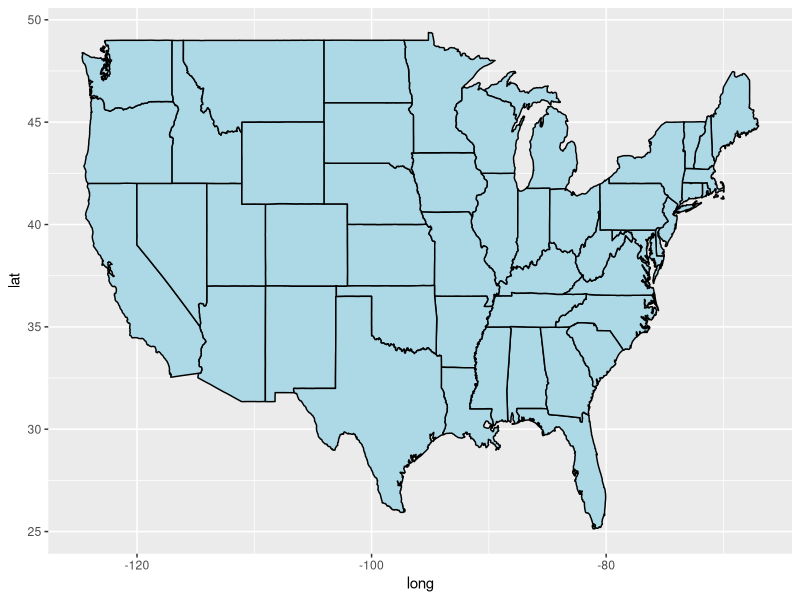
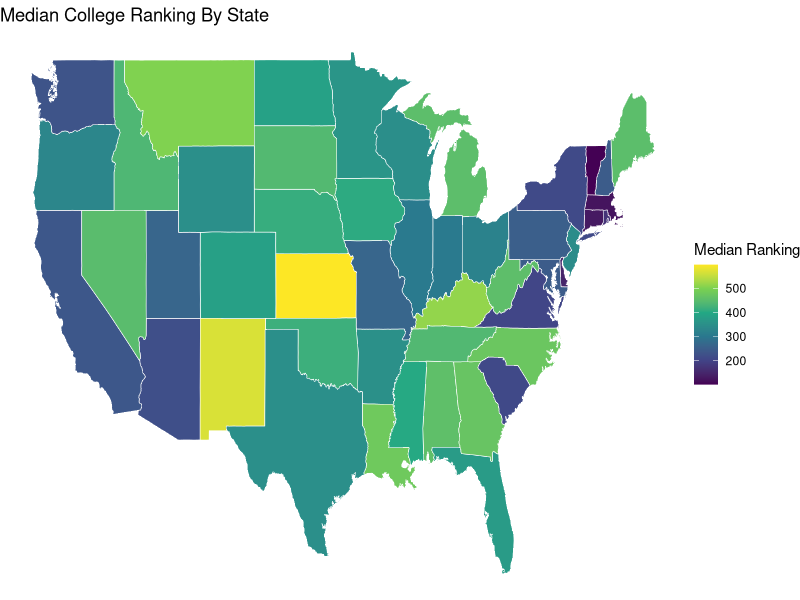
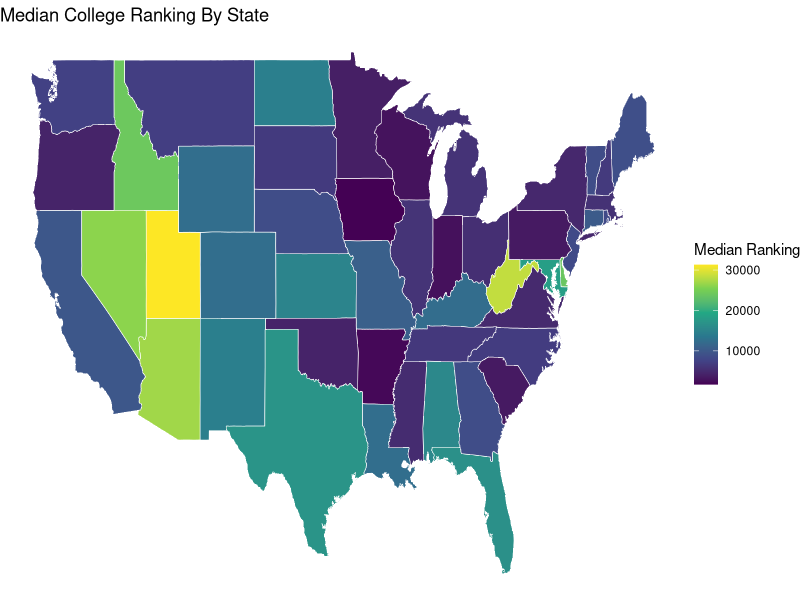

Generate these figures, in order, with R:
## ---- chunk 1

library(readr)

Top_Colleges_2019 <- read_csv("data/ForbesAmericasTopColleges2019.csv")

Top_Colleges_2019

Top_Colleges_2019_cleaned <- na.omit(Top_Colleges_2019) 

## ---- chunk 2

Top_Colleges_2019_cleaned$State <- factor(Top_Colleges_2019_cleaned$State)
levels(Top_Colleges_2019_cleaned$State)
nlevels(Top_Colleges_2019_cleaned$State)

median_scores <- data.frame("State" = levels(Top_Colleges_2019_cleaned$State), 
                            "Medians" = rep(NA, length = nlevels(Top_Colleges_2019_cleaned$State)))


# Loop:

calculate_medians <- function(Top_Colleges_2019_cleaned, college_data){
  median_scores <- data.frame("State" = levels(Top_Colleges_2019_cleaned$State), 
                            "Medians" = rep(NA, length = nlevels(Top_Colleges_2019_cleaned$State)))
  for (x in median_scores$State) {
    median_scores$Medians[median_scores$State == x] <- 
      median(Top_Colleges_2019_cleaned[[college_data]][Top_Colleges_2019_cleaned$State == x])
  }
  return(median_scores)
}

median_scores <- calculate_medians(Top_Colleges_2019_cleaned, "Rank")
median_scores_pop <- calculate_medians(Top_Colleges_2019_cleaned, "Student Population")

# Install necessary packages: 

library(ggplot2)
library(maps)
library(mapproj)
library(dplyr)

# Create map showing the median ranking of colleges in each state. 


map_colleges <- merge(Top_Colleges_2019_cleaned, median_scores, by = "State")

names(map_colleges)[1] <- "region"

map_colleges$region <- tolower(state.name[match(map_colleges$region, state.abb)])
map_colleges <- na.omit(map_colleges)

Main_States <- map_data("state")

Merged_States <- inner_join(Main_States, map_colleges, by = "region")
  

# Plot Base Map

ggplot() + 
  geom_polygon(data = Main_States, aes(x = long, y = lat, group = group), 
                color = "black", fill = "lightblue")

# Plot Median College Rankings on Map

p <- ggplot(Merged_States, aes(x = long, y = lat, group = group, fill = Medians)) + 
  geom_polygon(color = "white", size = 0.2) + ggtitle("Median College Ranking By State") + scale_fill_viridis_c() + theme_void()

p$labels$fill <- "Median Ranking"

p

# median population data 
map_colleges <- merge(Top_Colleges_2019_cleaned, median_scores_pop, by = "State")

names(map_colleges)[1] <- "region"

map_colleges$region <- tolower(state.name[match(map_colleges$region, state.abb)])
map_colleges <- na.omit(map_colleges)

Main_States <- map_data("state")

Merged_States <- inner_join(Main_States, map_colleges, by = "region")

# plot map for pop

p <- ggplot(Merged_States, aes(x = long, y = lat, group = group, fill = Medians)) + 
  geom_polygon(color = "white", size = 0.2) + ggtitle("Median College Ranking By State") + scale_fill_viridis_c() + theme_void()

p$labels$fill <- "Median Ranking"

p
